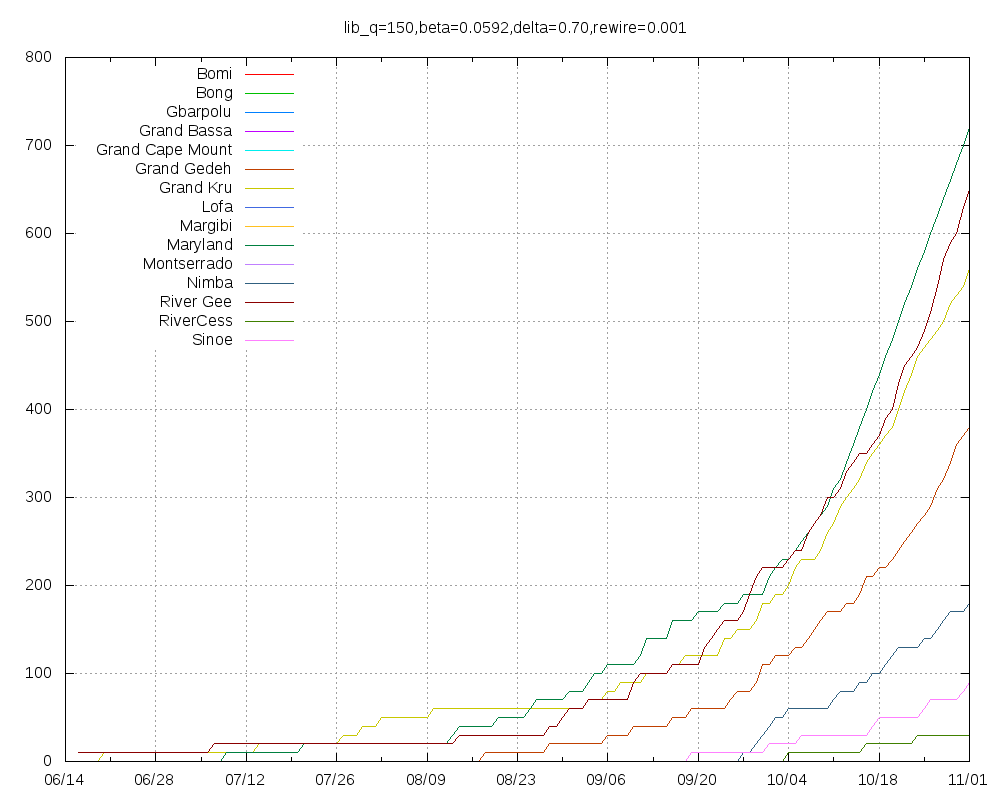

Write gnuplot code to recreate this figure.
set title "lib_q=150,beta=0.0592,delta=0.70,rewire=0.001"
set key top left
set grid
set xdata time
set timefmt "%Y-%m-%d"
set terminal png size 1000,800
set output "lib_q=150,beta=0.0592,delta=0.70,rewire=0.001.png"
plot "Bomi.tab" using 1:2 title "Bomi" with lines,"Bong.tab" using 1:2 title "Bong" with lines,"Gbarpolu.tab" using 1:2 title "Gbarpolu" with lines,"Grand_Bassa.tab" using 1:2 title "Grand Bassa" with lines,"Grand_Cape_Mount.tab" using 1:2 title "Grand Cape Mount" with lines,"Grand_Gedeh.tab" using 1:2 title "Grand Gedeh" with lines,"Grand_Kru.tab" using 1:2 title "Grand Kru" with lines,"Lofa.tab" using 1:2 title "Lofa" with lines,"Margibi.tab" using 1:2 title "Margibi" with lines,"Maryland.tab" using 1:2 title "Maryland" with lines,"Montserrado.tab" using 1:2 title "Montserrado" with lines,"Nimba.tab" using 1:2 title "Nimba" with lines,"River_Gee.tab" using 1:2 title "River Gee" with lines,"RiverCess.tab" using 1:2 title "RiverCess" with lines,"Sinoe.tab" using 1:2 title "Sinoe" with lines
